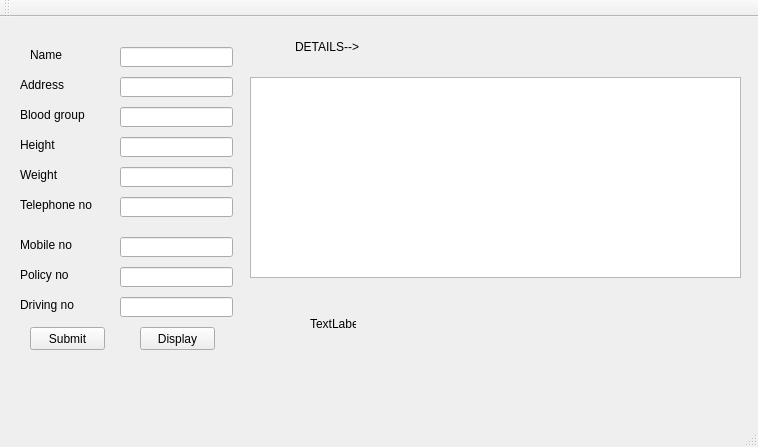
<?xml version="1.0" encoding="UTF-8"?>
<ui version="4.0">
 <class>database</class>
 <widget class="QMainWindow" name="database">
  <property name="geometry">
   <rect>
    <x>0</x>
    <y>0</y>
    <width>758</width>
    <height>447</height>
   </rect>
  </property>
  <property name="windowTitle">
   <string>database</string>
  </property>
  <widget class="QWidget" name="centralWidget">
   <widget class="QLabel" name="label">
    <property name="geometry">
     <rect>
      <x>30</x>
      <y>30</y>
      <width>81</width>
      <height>16</height>
     </rect>
    </property>
    <property name="text">
     <string>Name</string>
    </property>
   </widget>
   <widget class="QLabel" name="label_2">
    <property name="geometry">
     <rect>
      <x>20</x>
      <y>60</y>
      <width>81</width>
      <height>16</height>
     </rect>
    </property>
    <property name="text">
     <string>Address</string>
    </property>
   </widget>
   <widget class="QLabel" name="label_3">
    <property name="geometry">
     <rect>
      <x>20</x>
      <y>90</y>
      <width>81</width>
      <height>16</height>
     </rect>
    </property>
    <property name="text">
     <string>Blood group</string>
    </property>
   </widget>
   <widget class="QLabel" name="label_4">
    <property name="geometry">
     <rect>
      <x>20</x>
      <y>120</y>
      <width>81</width>
      <height>16</height>
     </rect>
    </property>
    <property name="text">
     <string>Height</string>
    </property>
   </widget>
   <widget class="QLabel" name="label_5">
    <property name="geometry">
     <rect>
      <x>20</x>
      <y>150</y>
      <width>81</width>
      <height>16</height>
     </rect>
    </property>
    <property name="text">
     <string>Weight</string>
    </property>
   </widget>
   <widget class="QLabel" name="label_6">
    <property name="geometry">
     <rect>
      <x>20</x>
      <y>180</y>
      <width>81</width>
      <height>16</height>
     </rect>
    </property>
    <property name="text">
     <string>Telephone no</string>
    </property>
   </widget>
   <widget class="QLabel" name="label_7">
    <property name="geometry">
     <rect>
      <x>20</x>
      <y>220</y>
      <width>81</width>
      <height>16</height>
     </rect>
    </property>
    <property name="text">
     <string>Mobile no</string>
    </property>
   </widget>
   <widget class="QLabel" name="label_8">
    <property name="geometry">
     <rect>
      <x>20</x>
      <y>250</y>
      <width>81</width>
      <height>16</height>
     </rect>
    </property>
    <property name="text">
     <string>Policy no</string>
    </property>
   </widget>
   <widget class="QLineEdit" name="lineEdit">
    <property name="geometry">
     <rect>
      <x>120</x>
      <y>30</y>
      <width>113</width>
      <height>20</height>
     </rect>
    </property>
   </widget>
   <widget class="QLineEdit" name="lineEdit_2">
    <property name="geometry">
     <rect>
      <x>120</x>
      <y>60</y>
      <width>113</width>
      <height>20</height>
     </rect>
    </property>
   </widget>
   <widget class="QLineEdit" name="lineEdit_3">
    <property name="geometry">
     <rect>
      <x>120</x>
      <y>90</y>
      <width>113</width>
      <height>20</height>
     </rect>
    </property>
   </widget>
   <widget class="QLineEdit" name="lineEdit_4">
    <property name="geometry">
     <rect>
      <x>120</x>
      <y>120</y>
      <width>113</width>
      <height>20</height>
     </rect>
    </property>
   </widget>
   <widget class="QLineEdit" name="lineEdit_5">
    <property name="geometry">
     <rect>
      <x>120</x>
      <y>150</y>
      <width>113</width>
      <height>20</height>
     </rect>
    </property>
   </widget>
   <widget class="QLineEdit" name="lineEdit_6">
    <property name="geometry">
     <rect>
      <x>120</x>
      <y>180</y>
      <width>113</width>
      <height>20</height>
     </rect>
    </property>
   </widget>
   <widget class="QLineEdit" name="lineEdit_7">
    <property name="geometry">
     <rect>
      <x>120</x>
      <y>220</y>
      <width>113</width>
      <height>20</height>
     </rect>
    </property>
   </widget>
   <widget class="QLineEdit" name="lineEdit_8">
    <property name="geometry">
     <rect>
      <x>120</x>
      <y>250</y>
      <width>113</width>
      <height>20</height>
     </rect>
    </property>
   </widget>
   <widget class="QPushButton" name="pushButton">
    <property name="geometry">
     <rect>
      <x>30</x>
      <y>310</y>
      <width>75</width>
      <height>23</height>
     </rect>
    </property>
    <property name="text">
     <string>Submit</string>
    </property>
   </widget>
   <widget class="QPushButton" name="pushButton_2">
    <property name="geometry">
     <rect>
      <x>140</x>
      <y>310</y>
      <width>75</width>
      <height>23</height>
     </rect>
    </property>
    <property name="text">
     <string>Display</string>
    </property>
   </widget>
   <widget class="QTableView" name="tableView">
    <property name="geometry">
     <rect>
      <x>250</x>
      <y>60</y>
      <width>491</width>
      <height>201</height>
     </rect>
    </property>
   </widget>
   <widget class="QLabel" name="label_9">
    <property name="geometry">
     <rect>
      <x>295</x>
      <y>20</y>
      <width>101</width>
      <height>20</height>
     </rect>
    </property>
    <property name="text">
     <string>DETAILS--&gt;</string>
    </property>
   </widget>
   <widget class="QLabel" name="label_10">
    <property name="geometry">
     <rect>
      <x>20</x>
      <y>280</y>
      <width>81</width>
      <height>16</height>
     </rect>
    </property>
    <property name="text">
     <string>Driving no</string>
    </property>
   </widget>
   <widget class="QLineEdit" name="lineEdit_9">
    <property name="geometry">
     <rect>
      <x>120</x>
      <y>280</y>
      <width>113</width>
      <height>20</height>
     </rect>
    </property>
   </widget>
   <widget class="QLabel" name="label_11">
    <property name="geometry">
     <rect>
      <x>310</x>
      <y>300</y>
      <width>46</width>
      <height>13</height>
     </rect>
    </property>
    <property name="text">
     <string>TextLabel</string>
    </property>
   </widget>
  </widget>
  <widget class="QMenuBar" name="menuBar">
   <property name="geometry">
    <rect>
     <x>0</x>
     <y>0</y>
     <width>758</width>
     <height>21</height>
    </rect>
   </property>
  </widget>
  <widget class="QToolBar" name="mainToolBar">
   <attribute name="toolBarArea">
    <enum>TopToolBarArea</enum>
   </attribute>
   <attribute name="toolBarBreak">
    <bool>false</bool>
   </attribute>
  </widget>
  <widget class="QStatusBar" name="statusBar"/>
 </widget>
 <layoutdefault spacing="6" margin="11"/>
 <resources/>
 <connections/>
</ui>
